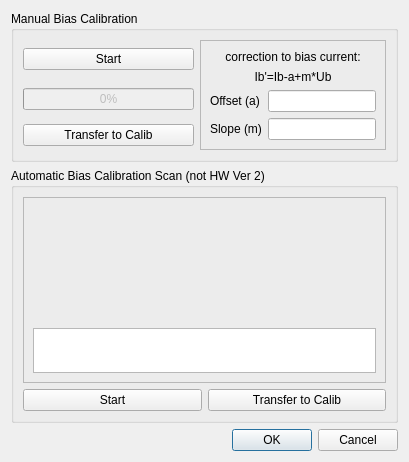
<?xml version="1.0" encoding="UTF-8"?>
<ui version="4.0">
 <class>CalibScanDialog</class>
 <widget class="QDialog" name="CalibScanDialog">
  <property name="geometry">
   <rect>
    <x>0</x>
    <y>0</y>
    <width>409</width>
    <height>462</height>
   </rect>
  </property>
  <property name="windowTitle">
   <string>Dialog</string>
  </property>
  <layout class="QGridLayout" name="gridLayout_2">
   <item row="0" column="0">
    <widget class="QGroupBox" name="manualBiasCalibGroupBox">
     <property name="title">
      <string>Manual Bias Calibration  </string>
     </property>
     <layout class="QGridLayout" name="gridLayout_4">
      <item row="0" column="1" rowspan="3">
       <widget class="QFrame" name="frame_2">
        <property name="frameShape">
         <enum>QFrame::StyledPanel</enum>
        </property>
        <property name="frameShadow">
         <enum>QFrame::Raised</enum>
        </property>
        <layout class="QGridLayout" name="gridLayout">
         <item row="0" column="0" colspan="2">
          <widget class="QLabel" name="label_3">
           <property name="text">
            <string>correction to bias current:</string>
           </property>
           <property name="alignment">
            <set>Qt::AlignCenter</set>
           </property>
          </widget>
         </item>
         <item row="1" column="0" colspan="2">
          <widget class="QLabel" name="label_4">
           <property name="text">
            <string>Ib'=Ib-a+m*Ub</string>
           </property>
           <property name="alignment">
            <set>Qt::AlignCenter</set>
           </property>
          </widget>
         </item>
         <item row="2" column="0">
          <widget class="QLabel" name="label">
           <property name="text">
            <string>Offset (a)</string>
           </property>
          </widget>
         </item>
         <item row="2" column="1">
          <widget class="QLineEdit" name="currentCalibOffsetLineEdit"/>
         </item>
         <item row="3" column="0">
          <widget class="QLabel" name="label_2">
           <property name="text">
            <string>Slope (m)</string>
           </property>
          </widget>
         </item>
         <item row="3" column="1">
          <widget class="QLineEdit" name="currentCalibSlopeLineEdit"/>
         </item>
        </layout>
       </widget>
      </item>
      <item row="2" column="0">
       <widget class="QPushButton" name="transferCurrentBiasPushButton">
        <property name="text">
         <string>Transfer to Calib</string>
        </property>
       </widget>
      </item>
      <item row="0" column="0">
       <widget class="QPushButton" name="startCurrentCalibPushButton">
        <property name="text">
         <string>Start</string>
        </property>
       </widget>
      </item>
      <item row="1" column="0">
       <widget class="QProgressBar" name="currentCalibProgressBar">
        <property name="enabled">
         <bool>false</bool>
        </property>
        <property name="value">
         <number>0</number>
        </property>
       </widget>
      </item>
     </layout>
    </widget>
   </item>
   <item row="1" column="0">
    <widget class="QGroupBox" name="measureBiasCalibGroupBox">
     <property name="sizePolicy">
      <sizepolicy hsizetype="Expanding" vsizetype="Preferred">
       <horstretch>0</horstretch>
       <verstretch>0</verstretch>
      </sizepolicy>
     </property>
     <property name="title">
      <string>Automatic Bias Calibration Scan (not HW Ver 2)</string>
     </property>
     <layout class="QGridLayout" name="gridLayout_5">
      <item row="0" column="0" colspan="2">
       <widget class="QFrame" name="frame">
        <property name="sizePolicy">
         <sizepolicy hsizetype="Preferred" vsizetype="Expanding">
          <horstretch>0</horstretch>
          <verstretch>0</verstretch>
         </sizepolicy>
        </property>
        <property name="frameShape">
         <enum>QFrame::StyledPanel</enum>
        </property>
        <property name="frameShadow">
         <enum>QFrame::Raised</enum>
        </property>
        <layout class="QGridLayout" name="gridLayout_3">
         <item row="0" column="0">
          <widget class="CustomPlot" name="biasVoltageCalibPlot" native="true">
           <property name="sizePolicy">
            <sizepolicy hsizetype="Preferred" vsizetype="Minimum">
             <horstretch>0</horstretch>
             <verstretch>0</verstretch>
            </sizepolicy>
           </property>
           <property name="maximumSize">
            <size>
             <width>16777215</width>
             <height>180</height>
            </size>
           </property>
          </widget>
         </item>
         <item row="1" column="0">
          <widget class="CustomPlot" name="biasCurrentCalibPlot" native="true">
           <property name="sizePolicy">
            <sizepolicy hsizetype="Preferred" vsizetype="Minimum">
             <horstretch>0</horstretch>
             <verstretch>0</verstretch>
            </sizepolicy>
           </property>
           <property name="maximumSize">
            <size>
             <width>16777215</width>
             <height>180</height>
            </size>
           </property>
          </widget>
         </item>
         <item row="2" column="0">
          <widget class="QTextEdit" name="fitTextEdit">
           <property name="sizePolicy">
            <sizepolicy hsizetype="Expanding" vsizetype="Preferred">
             <horstretch>0</horstretch>
             <verstretch>0</verstretch>
            </sizepolicy>
           </property>
           <property name="maximumSize">
            <size>
             <width>16777215</width>
             <height>45</height>
            </size>
           </property>
          </widget>
         </item>
        </layout>
       </widget>
      </item>
      <item row="1" column="0">
       <widget class="QPushButton" name="doBiasCalibScanPushButton">
        <property name="text">
         <string>Start</string>
        </property>
       </widget>
      </item>
      <item row="1" column="1">
       <widget class="QPushButton" name="transferBiasCoeffsPushButton">
        <property name="text">
         <string>Transfer to Calib</string>
        </property>
       </widget>
      </item>
     </layout>
    </widget>
   </item>
   <item row="2" column="0">
    <widget class="QDialogButtonBox" name="buttonBox">
     <property name="orientation">
      <enum>Qt::Horizontal</enum>
     </property>
     <property name="standardButtons">
      <set>QDialogButtonBox::Cancel|QDialogButtonBox::Ok</set>
     </property>
    </widget>
   </item>
  </layout>
 </widget>
 <customwidgets>
  <customwidget>
   <class>CustomPlot</class>
   <extends>QWidget</extends>
   <header>custom_plot_widget.h</header>
   <container>1</container>
  </customwidget>
 </customwidgets>
 <resources/>
 <connections>
  <connection>
   <sender>buttonBox</sender>
   <signal>accepted()</signal>
   <receiver>CalibScanDialog</receiver>
   <slot>accept()</slot>
   <hints>
    <hint type="sourcelabel">
     <x>248</x>
     <y>254</y>
    </hint>
    <hint type="destinationlabel">
     <x>157</x>
     <y>274</y>
    </hint>
   </hints>
  </connection>
  <connection>
   <sender>buttonBox</sender>
   <signal>rejected()</signal>
   <receiver>CalibScanDialog</receiver>
   <slot>reject()</slot>
   <hints>
    <hint type="sourcelabel">
     <x>316</x>
     <y>260</y>
    </hint>
    <hint type="destinationlabel">
     <x>286</x>
     <y>274</y>
    </hint>
   </hints>
  </connection>
 </connections>
</ui>
